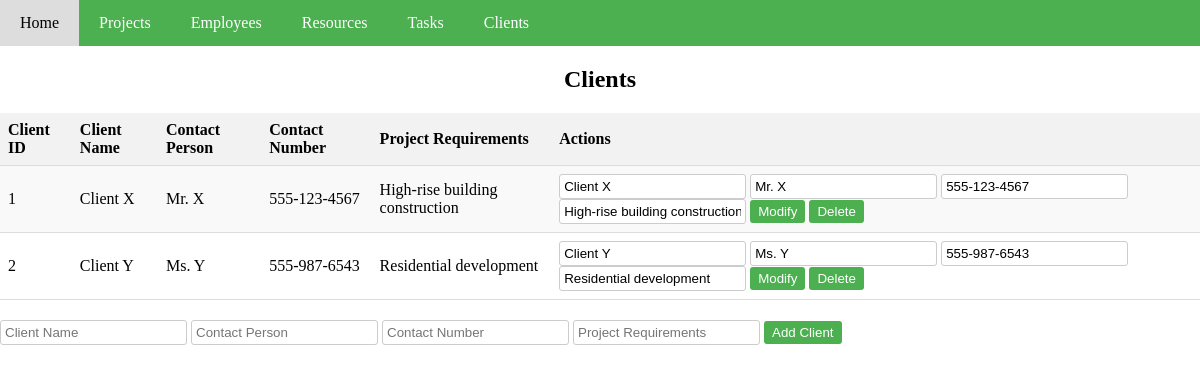
The app's page /clients with its own data.
### app.py (models this page shows)
class Client(db.Model):
    ClientID = db.Column(db.Integer, primary_key=True)
    ClientName = db.Column(db.String(50), nullable=False)
    ContactPerson = db.Column(db.String(50), nullable=False)
    ContactNumber = db.Column(db.String(15), nullable=False)
    ProjectRequirements = db.Column(db.String(200), nullable=True)

### app.py (the view)
@app.route('/clients')
def clients():
    return render_template('clients.html', clients=Client.query.all())

### templates/clients.html (shortened to what this page needs)
<!DOCTYPE html>
<html lang="en">
  <head>
  </head>
  <body>
    <div class="container">
      <div class="navbar">
        <a href="/">Home</a>
        <a href="/projects">Projects</a>
        <a href="/employees">Employees</a>
        <a href="/resources">Resources</a>
        <a href="/tasks">Tasks</a>
        <a href="/clients">Clients</a>
      </div>
      <h2>Clients</h2>
      <table>
        <tr>
          <th>Client ID</th>
          <th>Client Name</th>
          <th>Contact Person</th>
          <th>Contact Number</th>
          <th>Project Requirements</th>
          <th>Actions</th>
        </tr>
        {% for client in clients %}
        <tr>
          <td>{{ client.ClientID }}</td>
          <td>{{ client.ClientName }}</td>
          <td>{{ client.ContactPerson }}</td>
          <td>{{ client.ContactNumber }}</td>
          <td>{{ client.ProjectRequirements }}</td>
          <td>
            <form method="POST" action="/modify_client/{{ client.ClientID }}">
              <input
                type="text"
                name="client_name"
                value="{{ client.ClientName }}"
              />
              <input
                type="text"
                name="contact_person"
                value="{{ client.ContactPerson }}"
              />
              <input
                type="text"
                name="contact_number"
                value="{{ client.ContactNumber }}"
              />
              <input
                type="text"
                name="project_requirements"
                value="{{ client.ProjectRequirements }}"
              />
              <button type="submit">Modify</button>
            </form>
            <form method="POST" action="/delete_client/{{ client.ClientID }}">
              <button type="submit">Delete</button>
            </form>
          </td>
        </tr>
        {% endfor %}
      </table>
      <form method="POST" action="/add_client">
        <input
          type="text"
          name="client_name"
          placeholder="Client Name"
          required
        />
        <input
          type="text"
          name="contact_person"
          placeholder="Contact Person"
          required
        />
        <input
          type="text"
          name="contact_number"
          placeholder="Contact Number"
          required
        />
        <input
          type="text"
          name="project_requirements"
          placeholder="Project Requirements"
          required
        />
        <button type="submit">Add Client</button>
      </form>
    </div>
  </body>
</html>

### templates/clients.html (style rules this page uses)
.navbar { overflow: hidden; background-color: #4caf50; }
.navbar a { float: left; display: block; color: white; text-align: center; padding: 14px 20px; text-decoration: none; }
body, html { height: 100%; margin: 0; display: flex; justify-content: center; }
.container { width: 95%; }
table { width: 100%; border-collapse: collapse; margin-bottom: 20px; }
th, td { padding: 8px; border-bottom: 1px solid #ddd; text-align: left; }
th { background-color: #f2f2f2; }
tr:nth-child(even) { background-color: #f9f9f9; }
form { display: inline; }
input[type="text"] { padding: 4px; border: 1px solid #ccc; border-radius: 3px; }
button { padding: 4px 8px; background-color: #4caf50; color: white; border: none; border-radius: 3px; cursor: pointer; }
.container { width: 100%; }
h2 { text-align: center; }

### records on screen
Client: ClientID "1", ClientName "Client X", ContactPerson "Mr. X", ContactNumber "555-123-4567", ProjectRequirements "High-rise building construction", client_name "Client X", contact_person "Mr. X", contact_number "555-123-4567", project_requirements "High-rise building construction"
Client: ClientID "2", ClientName "Client Y", ContactPerson "Ms. Y", ContactNumber "555-987-6543", ProjectRequirements "Residential development", client_name "Client Y", contact_person "Ms. Y", contact_number "555-987-6543", project_requirements "Residential development"
